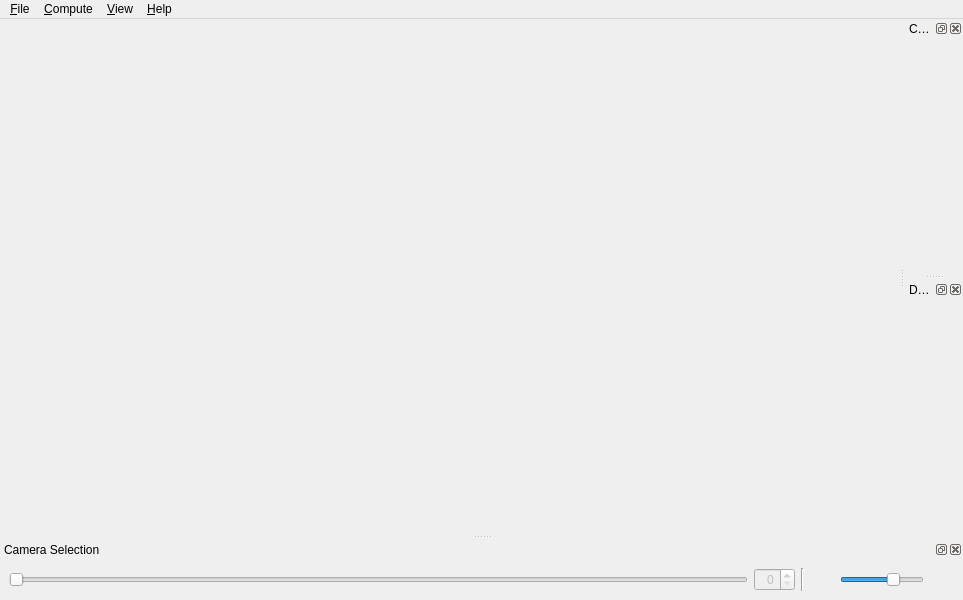
<?xml version="1.0" encoding="UTF-8"?>
<ui version="4.0">
 <class>MainWindow</class>
 <widget class="QMainWindow" name="MainWindow">
  <property name="geometry">
   <rect>
    <x>0</x>
    <y>0</y>
    <width>963</width>
    <height>600</height>
   </rect>
  </property>
  <property name="windowTitle">
   <string>MapGUI</string>
  </property>
  <widget class="WorldView" name="worldView"/>
  <widget class="QMenuBar" name="menubar">
   <property name="geometry">
    <rect>
     <x>0</x>
     <y>0</y>
     <width>963</width>
     <height>27</height>
    </rect>
   </property>
   <widget class="qtMenu" name="menuFile">
    <property name="title">
     <string>&amp;File</string>
    </property>
    <widget class="qtMenu" name="menuExport">
     <property name="title">
      <string>&amp;Export</string>
     </property>
     <addaction name="actionExportCameras"/>
     <addaction name="actionExportLandmarks"/>
     <addaction name="separator"/>
     <addaction name="actionExportVolume"/>
     <addaction name="actionExportMesh"/>
     <addaction name="actionExportColoredMesh"/>
    </widget>
    <addaction name="actionOpen"/>
    <addaction name="menuExport"/>
    <addaction name="separator"/>
    <addaction name="actionQuit"/>
   </widget>
   <widget class="qtMenu" name="menuView">
    <property name="title">
     <string>&amp;View</string>
    </property>
    <addaction name="actionSlideshowPlay"/>
    <addaction name="actionSlideshowLoop"/>
    <addaction name="separator"/>
    <addaction name="actionShowMatchMatrix"/>
    <addaction name="separator"/>
    <addaction name="actionSetBackgroundColor"/>
    <addaction name="actionDepthMapView"/>
   </widget>
   <widget class="qtMenu" name="menuHelp">
    <property name="title">
     <string>&amp;Help</string>
    </property>
    <addaction name="actionShowManual"/>
    <addaction name="separator"/>
    <addaction name="actionAbout"/>
   </widget>
   <widget class="qtMenu" name="menuCompute">
    <property name="title">
     <string>&amp;Compute</string>
    </property>
    <widget class="QMenu" name="menuDepthmaps">
     <property name="title">
      <string>Depthmaps...</string>
     </property>
     <addaction name="actionPlaneSweepLib"/>
    </widget>
    <addaction name="menuDepthmaps"/>
   </widget>
   <addaction name="menuFile"/>
   <addaction name="menuCompute"/>
   <addaction name="menuView"/>
   <addaction name="menuHelp"/>
  </widget>
  <widget class="QDockWidget" name="cameraSelectorDock">
   <property name="windowTitle">
    <string>Camera Selection</string>
   </property>
   <attribute name="dockWidgetArea">
    <number>8</number>
   </attribute>
   <widget class="QWidget" name="cameraSelectorContents">
    <layout class="QHBoxLayout" name="horizontalLayout" stretch="1,0,0,0,0,0">
     <item>
      <widget class="QSlider" name="camera">
       <property name="enabled">
        <bool>false</bool>
       </property>
       <property name="orientation">
        <enum>Qt::Horizontal</enum>
       </property>
      </widget>
     </item>
     <item>
      <widget class="QSpinBox" name="cameraSpin">
       <property name="enabled">
        <bool>false</bool>
       </property>
       <property name="alignment">
        <set>Qt::AlignRight|Qt::AlignTrailing|Qt::AlignVCenter</set>
       </property>
      </widget>
     </item>
     <item>
      <widget class="Line" name="line">
       <property name="orientation">
        <enum>Qt::Vertical</enum>
       </property>
      </widget>
     </item>
     <item>
      <widget class="QToolButton" name="playSlideshowButton">
       <property name="autoRaise">
        <bool>true</bool>
       </property>
      </widget>
     </item>
     <item>
      <widget class="QSlider" name="slideDelay">
       <property name="toolTip">
        <string>Slideshow time between cameras</string>
       </property>
       <property name="minimum">
        <number>10</number>
       </property>
       <property name="maximum">
        <number>40</number>
       </property>
       <property name="value">
        <number>30</number>
       </property>
       <property name="orientation">
        <enum>Qt::Horizontal</enum>
       </property>
      </widget>
     </item>
     <item>
      <widget class="QToolButton" name="loopSlideshowButton">
       <property name="autoRaise">
        <bool>true</bool>
       </property>
      </widget>
     </item>
    </layout>
   </widget>
  </widget>
  <widget class="QDockWidget" name="cameraViewDock">
   <property name="windowTitle">
    <string>Camera View</string>
   </property>
   <attribute name="dockWidgetArea">
    <number>2</number>
   </attribute>
   <widget class="CameraView" name="cameraView"/>
  </widget>
  <widget class="QDockWidget" name="dMDock">
   <property name="windowTitle">
    <string>DepthMap View</string>
   </property>
   <attribute name="dockWidgetArea">
    <number>2</number>
   </attribute>
   <widget class="DepthMapView" name="dMView"/>
  </widget>
  <action name="actionQuit">
   <property name="icon">
    <iconset resource="icons/icons.qrc">
     <normaloff>:/icons/16x16/quit</normaloff>:/icons/16x16/quit</iconset>
   </property>
   <property name="text">
    <string>&amp;Quit</string>
   </property>
   <property name="shortcut">
    <string>Ctrl+Q</string>
   </property>
  </action>
  <action name="actionOpen">
   <property name="icon">
    <iconset resource="icons/icons.qrc">
     <normaloff>:/icons/16x16/open</normaloff>:/icons/16x16/open</iconset>
   </property>
   <property name="text">
    <string>&amp;Open...</string>
   </property>
   <property name="shortcut">
    <string>Ctrl+O</string>
   </property>
  </action>
  <action name="actionSlideshowPlay">
   <property name="checkable">
    <bool>true</bool>
   </property>
   <property name="enabled">
    <bool>false</bool>
   </property>
   <property name="icon">
    <iconset resource="icons/icons.qrc">
     <normaloff>:/icons/16x16/playback-play</normaloff>:/icons/16x16/playback-play</iconset>
   </property>
   <property name="text">
    <string>Play &amp;Slideshow</string>
   </property>
   <property name="shortcut">
    <string>Space</string>
   </property>
  </action>
  <action name="actionSlideshowLoop">
   <property name="checkable">
    <bool>true</bool>
   </property>
   <property name="checked">
    <bool>true</bool>
   </property>
   <property name="icon">
    <iconset resource="icons/icons.qrc">
     <normaloff>:/icons/16x16/playback-loop</normaloff>:/icons/16x16/playback-loop</iconset>
   </property>
   <property name="text">
    <string>&amp;Loop Slideshow</string>
   </property>
   <property name="toolTip">
    <string>Toggle looping of camera list during slideshow</string>
   </property>
  </action>
  <action name="actionShowManual">
   <property name="icon">
    <iconset resource="icons/icons.qrc">
     <normaloff>:/icons/16x16/help-manual</normaloff>:/icons/16x16/help-manual</iconset>
   </property>
   <property name="text">
    <string>MapGUI User &amp;Manual</string>
   </property>
   <property name="shortcut">
    <string>F1</string>
   </property>
  </action>
  <action name="actionAbout">
   <property name="icon">
    <iconset resource="icons/icons.qrc">
     <normaloff>:/icons/16x16/mapgui</normaloff>:/icons/16x16/mapgui</iconset>
   </property>
   <property name="text">
    <string>&amp;About MapGUI</string>
   </property>
  </action>
  <action name="actionShowMatchMatrix">
   <property name="enabled">
    <bool>false</bool>
   </property>
   <property name="text">
    <string>&amp;Match Matrix</string>
   </property>
   <property name="toolTip">
    <string>Open an auxilliary window showing the feature/frame match matrix</string>
   </property>
   <property name="shortcut">
    <string>M</string>
   </property>
  </action>
  <action name="actionExportLandmarks">
   <property name="enabled">
    <bool>false</bool>
   </property>
   <property name="text">
    <string>PLY &amp;Landmarks...</string>
   </property>
   <property name="toolTip">
    <string>Export the landmarks in the current project to a PLY file</string>
   </property>
  </action>
  <action name="actionExportCameras">
   <property name="enabled">
    <bool>false</bool>
   </property>
   <property name="text">
    <string>KRTD &amp;Cameras...</string>
   </property>
   <property name="toolTip">
    <string>&lt;nobr&gt;Export the cameras in the current project&lt;/nobr&gt; to a series of KRTD files</string>
   </property>
  </action>
  <action name="actionSetBackgroundColor">
   <property name="text">
    <string>&amp;Background Color...</string>
   </property>
   <property name="toolTip">
    <string>Change the background color of the views</string>
   </property>
  </action>
  <action name="actionDepthMapView">
   <property name="text">
    <string>View Depth Map</string>
   </property>
  </action>
  <action name="actionOpenDepthmaps">
   <property name="text">
    <string>Open Depthmaps</string>
   </property>
  </action>
  <action name="actionExportVolume">
   <property name="enabled">
    <bool>false</bool>
   </property>
   <property name="text">
    <string>Volume...</string>
   </property>
  </action>
  <action name="actionExportMesh">
   <property name="enabled">
    <bool>false</bool>
   </property>
   <property name="text">
    <string>Mesh...</string>
   </property>
  </action>
  <action name="actionExportColoredMesh">
   <property name="enabled">
    <bool>false</bool>
   </property>
   <property name="text">
    <string>Colored Mesh...</string>
   </property>
  </action>
  <action name="actionPlaneSweepLib">
   <property name="text">
    <string>Plane Sweep Lib</string>
   </property>
  </action>
 </widget>
 <customwidgets>
  <customwidget>
   <class>WorldView</class>
   <extends>QWidget</extends>
   <header>WorldView.h</header>
   <container>1</container>
  </customwidget>
  <customwidget>
   <class>CameraView</class>
   <extends>QWidget</extends>
   <header>CameraView.h</header>
   <container>1</container>
  </customwidget>
  <customwidget>
   <class>qtMenu</class>
   <extends>QMenu</extends>
   <header>qtMenu.h</header>
  </customwidget>
  <customwidget>
   <class>DepthMapView</class>
   <extends>QWidget</extends>
   <header>DepthMapView.h</header>
   <container>1</container>
  </customwidget>
 </customwidgets>
 <resources>
  <include location="icons/icons.qrc"/>
 </resources>
 <connections>
  <connection>
   <sender>cameraSpin</sender>
   <signal>valueChanged(int)</signal>
   <receiver>camera</receiver>
   <slot>setValue(int)</slot>
   <hints>
    <hint type="sourcelabel">
     <x>613</x>
     <y>578</y>
    </hint>
    <hint type="destinationlabel">
     <x>294</x>
     <y>578</y>
    </hint>
   </hints>
  </connection>
  <connection>
   <sender>camera</sender>
   <signal>valueChanged(int)</signal>
   <receiver>cameraSpin</receiver>
   <slot>setValue(int)</slot>
   <hints>
    <hint type="sourcelabel">
     <x>294</x>
     <y>578</y>
    </hint>
    <hint type="destinationlabel">
     <x>613</x>
     <y>578</y>
    </hint>
   </hints>
  </connection>
 </connections>
</ui>
